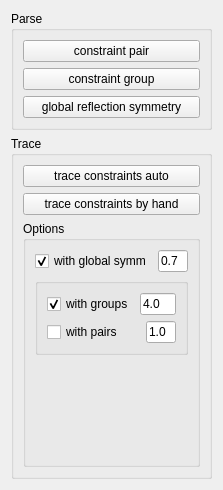
<?xml version="1.0" encoding="UTF-8"?>
<ui version="4.0">
 <class>RelationWidget</class>
 <widget class="QWidget" name="RelationWidget">
  <property name="geometry">
   <rect>
    <x>0</x>
    <y>0</y>
    <width>223</width>
    <height>490</height>
   </rect>
  </property>
  <property name="windowTitle">
   <string>Constraints</string>
  </property>
  <layout class="QVBoxLayout" name="verticalLayout_8">
   <item>
    <widget class="QGroupBox" name="groupBox_3">
     <property name="title">
      <string>Parse</string>
     </property>
     <layout class="QVBoxLayout" name="verticalLayout_7">
      <item>
       <widget class="QPushButton" name="parseConstraintPair">
        <property name="text">
         <string>constraint pair</string>
        </property>
       </widget>
      </item>
      <item>
       <widget class="QPushButton" name="parseConstraintGroup">
        <property name="text">
         <string>constraint group</string>
        </property>
       </widget>
      </item>
      <item>
       <widget class="QPushButton" name="parseGlobalSymm">
        <property name="text">
         <string>global reflection symmetry</string>
        </property>
       </widget>
      </item>
     </layout>
    </widget>
   </item>
   <item>
    <widget class="QGroupBox" name="groupBox_4">
     <property name="title">
      <string>Trace</string>
     </property>
     <layout class="QVBoxLayout" name="verticalLayout_6">
      <item>
       <widget class="QPushButton" name="traceConstraintsAuto">
        <property name="text">
         <string>trace constraints auto</string>
        </property>
       </widget>
      </item>
      <item>
       <widget class="QPushButton" name="traceConstraints">
        <property name="text">
         <string>trace constraints by hand</string>
        </property>
       </widget>
      </item>
      <item>
       <widget class="QGroupBox" name="groupBox_5">
        <property name="title">
         <string>Options</string>
        </property>
        <layout class="QGridLayout" name="gridLayout_9">
         <item row="0" column="0">
          <widget class="QCheckBox" name="bWithSymm">
           <property name="text">
            <string>with global symm</string>
           </property>
           <property name="checked">
            <bool>true</bool>
           </property>
          </widget>
         </item>
         <item row="0" column="1">
          <widget class="QLineEdit" name="symmWeight">
           <property name="toolTip">
            <string comment="0-1" extracomment="weights between it &amp; constaint (pair &amp; group)"/>
           </property>
           <property name="inputMethodHints">
            <set>Qt::ImhDigitsOnly</set>
           </property>
           <property name="text">
            <string>0.7</string>
           </property>
           <property name="placeholderText">
            <string/>
           </property>
          </widget>
         </item>
         <item row="1" column="0" colspan="2">
          <widget class="QGroupBox" name="groupBox_6">
           <property name="title">
            <string/>
           </property>
           <layout class="QGridLayout" name="gridLayout_4">
            <item row="0" column="0">
             <widget class="QCheckBox" name="bWithGroups">
              <property name="text">
               <string>with groups</string>
              </property>
              <property name="checked">
               <bool>true</bool>
              </property>
             </widget>
            </item>
            <item row="0" column="1" colspan="2">
             <widget class="QLineEdit" name="groupWeight">
              <property name="statusTip">
               <string comment="1-10" extracomment="weights of constraint group relative to pair constraint"/>
              </property>
              <property name="inputMethodHints">
               <set>Qt::ImhDigitsOnly</set>
              </property>
              <property name="text">
               <string>4.0</string>
              </property>
             </widget>
            </item>
            <item row="1" column="0" colspan="2">
             <widget class="QCheckBox" name="bWithPairs">
              <property name="text">
               <string>with pairs</string>
              </property>
              <property name="checked">
               <bool>false</bool>
              </property>
             </widget>
            </item>
            <item row="1" column="2">
             <widget class="QLineEdit" name="pairWeight">
              <property name="statusTip">
               <string comment="1-10" extracomment="weights of constraint pair relative to group constraint"/>
              </property>
              <property name="inputMethodHints">
               <set>Qt::ImhDigitsOnly</set>
              </property>
              <property name="text">
               <string>1.0</string>
              </property>
             </widget>
            </item>
           </layout>
          </widget>
         </item>
         <item row="2" column="0" colspan="2">
          <spacer name="verticalSpacer_2">
           <property name="orientation">
            <enum>Qt::Vertical</enum>
           </property>
           <property name="sizeHint" stdset="0">
            <size>
             <width>20</width>
             <height>130</height>
            </size>
           </property>
          </spacer>
         </item>
        </layout>
       </widget>
      </item>
     </layout>
    </widget>
   </item>
  </layout>
 </widget>
 <resources/>
 <connections/>
</ui>
